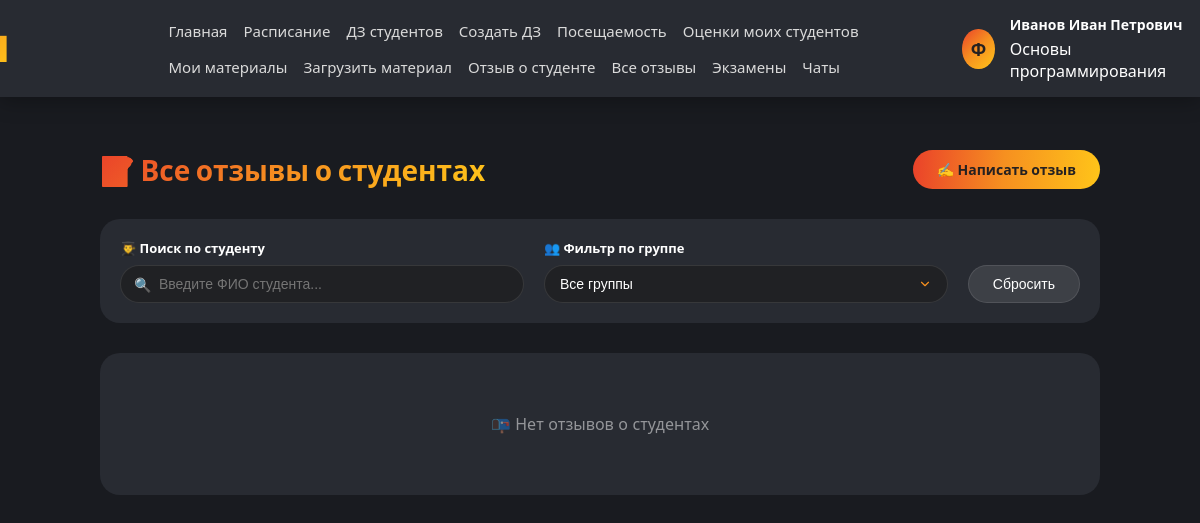
Page /student-reviews/ (signed in) on the committed database.
### app/models.py (models this page shows, shortened)
class Autoriz(models.Model):
    user = models.CharField(unique=True, max_length=30, blank=False, null=True, error_messages={'max_length': 'Длина имени не может содержать более 30 символов', 'blank': 'Напишите имя.', 'null': 'Напишите имя.'}, verbose_name='Имя аккаунта')
    password = models.CharField(max_length=120, blank=False, null=False, error_messages={'max_length': 'Длина пароля не может содержать более 40 символов', 'blank': 'Напишите пароль.', 'null': 'Напишите пароль.'}, verbose_name='Пароль от аккаунта')
    email = models.EmailField(unique=True, max_length=100, blank=False, null=False, error_messages={'max_length': 'Длина почты не может содержать более 100 символов', 'blank': 'Напишите почту.', 'null': 'Напишите почту.'}, verbose_name='Почта от аккаунта')
    birth_date = models.DateField(null=True, blank=True, verbose_name='Дата рождения')
    gender = models.CharField(max_length=1, choices=[('M', 'Мужской'), ('F', 'Женский')], blank=True, verbose_name='Пол')
    phone = models.CharField(max_length=20, blank=True, verbose_name='Номер телефона')
    hide_phone = models.BooleanField(default=False, verbose_name='Скрыть номер телефона')
    class Meta:
        db_table = 'List_of_users'
        verbose_name = 'Пользователь'
        verbose_name_plural = 'Пользователи'
    def get_full_name(self):
        try:
            student = Student.objects.get(autoriz=self)
            return f"{student.surname} {student.name} {student.patronymic}".strip()
        except Student.DoesNotExist:
            try:
                professor = Professor.objects.get(autoriz=self)
                return f"{professor.surname} {professor.name} {professor.patronymic}".strip()
            except Professor.DoesNotExist:
                try:
                    staff = AcademicStaff.objects.get(autoriz=self)
                    return f"{staff.surname} {staff.name} {staff.patronymic}".strip()
                except AcademicStaff.DoesNotExist:
                    return self.user

class Professor(models.Model):
    name = models.CharField(max_length=30, blank=False, null=False, verbose_name='Имя профессора')
    surname = models.CharField(max_length=30, blank=False, null=False, verbose_name='Фамилия профессора')
    patronymic = models.CharField(max_length=40, blank=False, null=False, verbose_name='Отчество профессора')
    leads_the_subject = models.ForeignKey(Subjects, on_delete=models.CASCADE, verbose_name='Ведет предмет')
    autoriz = models.ForeignKey(Autoriz, on_delete=models.CASCADE, verbose_name='Пользователь')
    class Meta:
        db_table = 'List_of_professors'
        verbose_name = 'Учитель'
        verbose_name_plural = 'Учителя'

class Subjects(models.Model):
    name_subject = models.CharField(unique=True, max_length=100, blank=False, null=False, verbose_name='Имя предмета')
    class Meta:
        db_table = 'List_of_subjects'
        verbose_name = 'Предмет'
        verbose_name_plural = 'Предметы'

### app/views.py (the view)
# urls.py: path('student-reviews/', views.student_review_list_view, name='student_review_list_view'),
def student_review_list_view(request):
    if 'user_id' not in request.session:
        return redirect('autoriz_view')
    context = get_user_context(request)
    user = context.get('user')
    try:
        professor = Professor.objects.get(autoriz=user)
        reviews = Student_Reviews.objects.filter(professor=professor).order_by('-date')
        groups = Group.objects.all()
        context['reviews'] = reviews
        context['groups'] = groups
        context['user_role'] = 'professor'
    except Professor.DoesNotExist:
        try:
            staff = AcademicStaff.objects.get(autoriz=user)
            reviews = Student_Reviews.objects.all().order_by('-date')
            groups = Group.objects.all()
            context['reviews'] = reviews
            context['groups'] = groups
            context['user_role'] = 'academic_staff'
        except AcademicStaff.DoesNotExist:
            return redirect('main_view')
    return render(request, 'student_review_list.html', context)

### templates/student_review_list.html (shortened to what this page needs)
{% extends 'base.html' %}
{% load static %}
{% block extra_css %}
<link rel="stylesheet" href="{% static 'css/student_review_list.css' %}">
{% endblock %}
{% block content %}
<div class="reviews-list-container">
    <div class="page-header">
        <h1 class="page-title">📝 Все отзывы о студентах</h1>
        <a href="{% url 'student_review_create_view' %}" class="btn-create">✍️ Написать отзыв</a>
    </div>
    <div class="filter-section">
        <div class="filter-group">
            <label>👨‍🎓 Поиск по студенту</label>
            <div class="search-wrapper">
                <span class="search-icon">🔍</span>
                <input type="text" id="studentNameFilter" class="filter-input" placeholder="Введите ФИО студента...">
            </div>
        </div>
        <div class="filter-group">
            <label>👥 Фильтр по группе</label>
            <div class="select-wrapper">
                <select id="groupFilter" class="filter-select">
                    <option value="all">Все группы</option>
                </select>
            </div>
        </div>
        <button id="resetFilters" class="reset-btn">Сбросить</button>
    </div>
    <div class="reviews-list" id="reviewsList">
        {% for review in reviews %}
        <div class="review-card" data-student="{{ review.student.surname }} {{ review.student.name }} {{ review.student.patronymic }}" data-group="{{ review.student.group.name }}">
            <div class="review-header">
                <div>
                    <span class="review-student">{{ review.student }}</span>
                    <span class="review-group">{{ review.student.group.name }}</span>
                </div>
                <div class="review-meta">
                    <span class="review-professor">{{ review.professor }}</span>
                    <span class="review-subject">{{ review.subject.name_subject }}</span>
                    <span class="review-date">{{ review.date|date:"d.m.Y" }}</span>
                </div>
            </div>
            <div class="review-comment">{{ review.comment }}</div>
        </div>
        {% empty %}
        <div class="empty-state">📭 Нет отзывов о студентах</div>
        {% endfor %}
    </div>
</div>
{% endblock %}

### templates/base.html (shortened to what this page needs)
{% load static %}
<!DOCTYPE html>
<html lang="ru">
<head>
    <link rel="stylesheet" href="https://cdnjs.cloudflare.com/ajax/libs/font-awesome/6.4.0/css/all.min.css">
    <link rel="stylesheet" href="{% static 'css/main.css' %}">
    {% block extra_css %}{% endblock %}
</head>
<body>
    <header class="header">
        <div class="header-content">
            <div class="logo">Journal</div>
            <nav class="nav-menu">
                <a href="{% url 'main_view' %}">Главная</a>
                {% if user_role == 'student' %}
                    <a href="{% url 'schedule_view' %}">Расписание</a>
                    <a href="{% url 'homework_list_view' %}">ДЗ</a>
                    <a href="{% url 'estimation_view' %}">Оценки</a>
                    <a href="{% url 'attendance_list_view' %}">Посещаемость</a>
                    <a href="{% url 'shop_view' %}">Магазин</a>
                    <a href="{% url 'leaderboard_view' %}">Рейтинг</a>
                    <a href="{% url 'polls_view' %}">Опросы</a>
                    <a href="{% url 'announcements_view' %}">Объявления</a>
                    <a href="{% url 'events_view' %}">События</a>
                    <a href="{% url 'educational_materials_view' %}">Материалы</a>
                    <a href="{% url 'user_reward_list_view' %}">Награды</a>
                    <a href="{% url 'exam_list_view' %}">Экзамены</a>
                    <a href="{% url 'appeal_view' %}">Обращение</a>
                    <a href="{% url 'review_view' %}">Отзыв об академии</a>
                    <a href="{% url 'student_reviews_view' %}">Отзывы обо мне</a>
                    <a href="{% url 'complaint_view' %}">Жалоба</a>
                    <a href="{% url 'chat_list_view' %}">Чаты</a>
                {% elif user_role == 'professor' %}
                    <a href="{% url 'schedule_view' %}">Расписание</a>
                    <a href="{% url 'homework_list_view' %}">ДЗ студентов</a>
                    <a href="{% url 'homework_add_view' %}">Создать ДЗ</a>
                    <a href="{% url 'attendance_mark_view' %}">Посещаемость</a>
                    <a href="{% url 'estimation_view' %}">Оценки моих студентов</a>
                    <a href="{% url 'educational_materials_view' %}">Мои материалы</a>
                    <a href="{% url 'educational_material_create_view' %}">Загрузить материал</a>
                    <a href="{% url 'student_review_create_view' %}">Отзыв о студенте</a>
                    <a href="{% url 'student_review_list_view' %}">Все отзывы</a>
                    <a href="{% url 'exam_list_view' %}">Экзамены</a>
                    <a href="{% url 'chat_list_view' %}">Чаты</a>
                {% endif %}
            </nav>
            <div class="user-info">
                {% if user_avatar %}
                    <img src="{{ user_avatar }}" alt="avatar" class="user-avatar">
                {% else %}
                    <div class="user-avatar-placeholder">Ф</div>
                {% endif %}
                <div class="user-details">
                    <span class="user-name">{{ user.get_full_name|default:user.user }}</span>
                    {% if user_role == 'student' and student_info %}
                        <div class="user-meta-group">
                            <span class="user-meta-direction">{{ student_info.direction }}</span>
                            <span class="user-meta-course">{{ student_info.course }} курс, {{ student_info.group }}</span>
                        </div>
                    {% elif user_role == 'professor' and professor_info %}
                        <span class="user-meta">{{ professor_info.subject }}</span>
                    {% elif user_role == 'academic_staff' and staff_info %}
                        <span class="user-meta">{{ staff_info.position }}</span>
                    {% endif %}
                </div>
            </div>
        </div>
    </header>
    <div class="container">
        {% block content %}{% endblock %}
    </div>
</body>
</html>

### static/css/main.css (style rules this page uses)
* { margin: 0; padding: 0; box-sizing: border-box; }
body { font-family: 'Inter', 'Muller', 'Segoe UI', sans-serif; background: #191B20; color: #FFFFFF; }
.header { background: #282B32; box-shadow: 0 4px 20px rgba(0,0,0,0.3); position: fixed; top: 0; left: 0; right: 0; z-index: 1000; }
.header-content { max-width: 1400px; margin: 0 auto; display: flex; justify-content: space-between; align-items: center; padding: 15px 30px; }
.logo { font-size: 36px; font-weight: 900; background: linear-gradient(135deg, #EA422A 0%, #F69020 48.58%, #FFC619 101.38%); -webkit-background-clip: text; -webkit-text-fill-color: transparent; background-clip: text; position: relative; left: -160px; }
.nav-menu { display: flex; gap: 16px; justify-content: start; flex-wrap: wrap; }
.nav-menu a { text-decoration: none; color: #dadada; font-size: 15px; font-weight: 500; transition: color 0.3s; }
.user-info { display: flex; align-items: center; gap: 15px; margin-right: -240px; }
.user-avatar-placeholder { width: 40px; height: 40px; border-radius: 50%; background: linear-gradient(135deg, #EA422A 0%, #F69020 48.58%, #FFC619 101.38%); display: flex; align-items: center; justify-content: center; font-size: 18px; font-weight: 700; color: #252121; }
.user-details { display: flex; flex-direction: column; align-items: flex-start; gap: 4px; }
.user-name { font-size: 14px; font-weight: 600; color: #FFFFFF; white-space: nowrap; }
.container { max-width: 1400px; margin: 150px auto 30px; padding: 0 30px; }

### static/css/student_review_list.css (style rules this page uses)
.reviews-list-container { max-width: 1000px; margin: 0 auto; animation: fadeInUp 0.5s ease-out; }
.page-header { display: flex; justify-content: space-between; align-items: center; margin-bottom: 30px; flex-wrap: wrap; gap: 15px; }
.page-title { font-size: 28px; font-weight: 900; background: linear-gradient(135deg, #EA422A 0%, #F69020 48.58%, #FFC619 101.38%); -webkit-background-clip: text; -webkit-text-fill-color: transparent; background-clip: text; }
.btn-create { padding: 10px 24px; background: linear-gradient(93.25deg, #EA422A 0%, #F69020 48.58%, #FFC619 101.38%); border: none; border-radius: 40px; color: #252121; font-size: 14px; font-weight: 700; text-decoration: none; transition: all 0.3s; }
.filter-section { display: flex; gap: 20px; margin-bottom: 30px; flex-wrap: wrap; background: #282B32; padding: 20px; border-radius: 20px; }
.filter-group { flex: 1; min-width: 200px; }
.filter-group label { display: block; margin-bottom: 8px; font-weight: 600; color: #FFFFFF; font-size: 13px; }
.search-wrapper { position: relative; }
.search-icon { position: absolute; left: 14px; top: 50%; transform: translateY(-50%); font-size: 14px; color: #F69020; pointer-events: none; }
.filter-input { width: 100%; padding: 10px 15px 10px 38px; background: #202124; border: 1px solid rgba(255,255,255,0.1); border-radius: 30px; color: #FFFFFF; font-size: 14px; outline: none; transition: all 0.3s; }
.select-wrapper { position: relative; }
.filter-select { width: 100%; padding: 10px 15px; background: #202124; border: 1px solid rgba(255,255,255,0.1); border-radius: 30px; color: #FFFFFF; font-size: 14px; outline: none; cursor: pointer; appearance: none; background-repeat: no-repeat; background-position: right 15px center; }
.reset-btn { padding: 10px 24px; background: rgba(255,255,255,0.1); border: 1px solid rgba(255,255,255,0.1); border-radius: 30px; color: #FFFFFF; font-size: 14px; cursor: pointer; transition: all 0.3s; align-self: flex-end; }
.reviews-list { display: flex; flex-direction: column; gap: 15px; }
.empty-state { text-align: center; padding: 60px; background: #282B32; border-radius: 20px; color: rgba(255,255,255,0.5); }

### rows in the picture
Autoriz: get_full_name "Иванов Иван Петрович"
Subjects: subject "Основы программирования"
